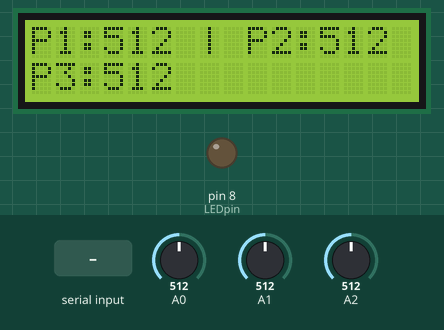
A sketch run on a simulated Arduino Uno, built with avr-gcc and run on an emulated ATmega328P. Shown: 16×2 character LCD, output pins drawn as LEDs (lit = HIGH). The inputs (shaded band) are chosen by the test bench; at power-on: A0 = 512, A1 = 512, A2 = 512. What the sketch prints to the serial monitor is not drawn.

Above: at 1.2 s.
1.3 s: "LEDON\n" received over Serial
At 1.8 s:
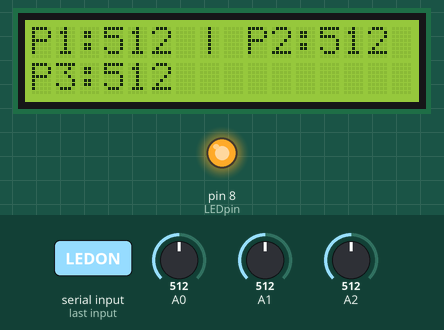
2.8 s: A0 set to 716
At 3.3 s:
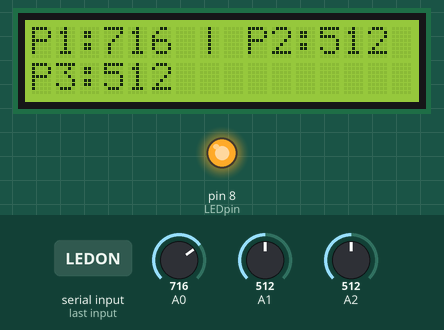
4.3 s: A1 set to 716
At 4.9 s:
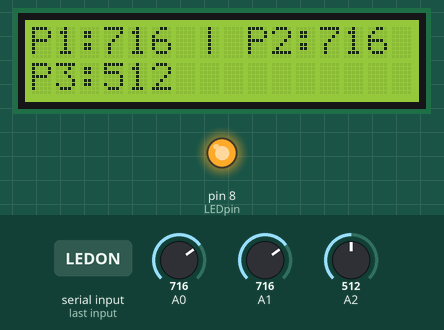
5.8 s: A2 set to 716
At 6.4 s:
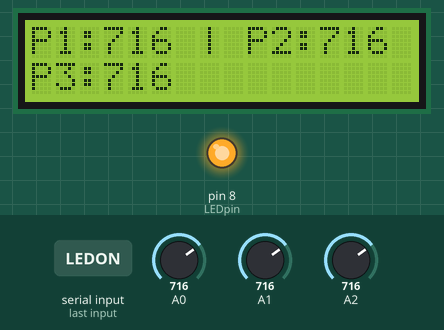
7.3 s: A0 set to 900
At 8.0 s:
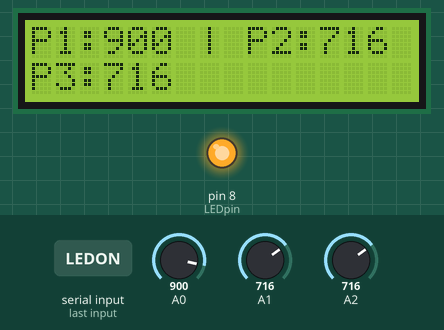
8.8 s: A1 set to 900
At 9.6 s:
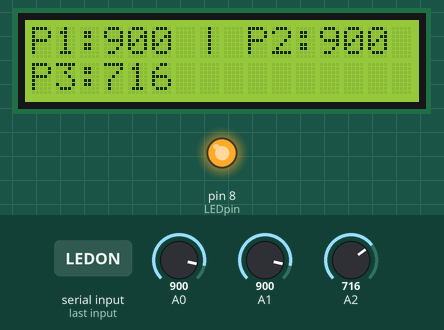
Timing chart, 0 to 11.4 s (numbered marks = the images above; inputs shaded):
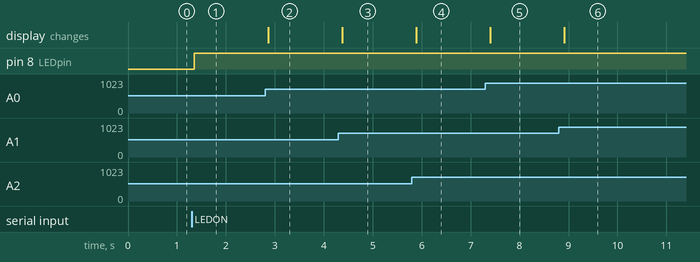

The sketch:

pot-to-serial.ino
```cpp
#include <Wire.h>
#include <LiquidCrystal_I2C.h>

LiquidCrystal_I2C lcd(0x27,16,2);

int potval1 = 0;
int potval2 = 0;
int potval3 = 0;
int LEDpin = 8;

void setup() {
  Serial.begin(115200);
  lcd.init();
  lcd.backlight();
  pinMode(LEDpin, OUTPUT);
}

void loop() {
  potval1 = analogRead(0);
  potval2 = analogRead(1);
  potval3 = analogRead(2);

  String lcd1 = "P1:" + String(potval1) + " | P2:" + String(potval2) + "  ";
  lcd.setCursor(0,0);
  lcd.print(lcd1);

  String lcd2 = "P3:" + String(potval3) + "  ";
  lcd.setCursor(0,1);
  lcd.print(lcd2);

  String s = String(potval1) + "|" + String(potval2) + "|" + String(potval3);
  Serial.println(s);

  // Check for incoming data
  if (Serial.available() > 0) {
    String command = Serial.readStringUntil('\n');
    if (command == "LEDON") {
      digitalWrite(LEDpin, HIGH);
    } else if (command == "LEDOFF") {
      digitalWrite(LEDpin, LOW);
    }
  }

  delay(100);
}
```

Measured:
- after the input at 1.3 s, pin 8 (LEDpin): LOW → HIGH after 0.05 s
- after the input at 2.8 s, the display: changes after 0.06 s (image 2)
- after the input at 4.3 s, the display: changes after 0.07 s (image 3)
- after the input at 5.8 s, the display: changes after 0.08 s (image 4)
- after the input at 7.3 s, the display: changes after 0.10 s (image 5)
- after the input at 8.8 s, the display: changes after 0.11 s (image 6)
